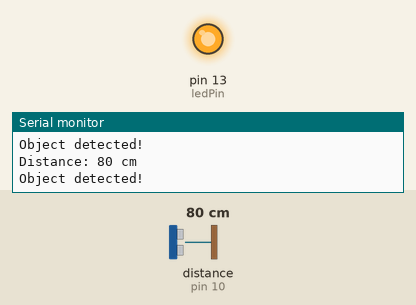
Recording of a sketch running on a simulated Arduino Uno, built with avr-gcc and run on an emulated ATmega328P. Parts: output pins drawn as LEDs (lit = HIGH), the last lines printed to the serial monitor. Wiring (inferred from the names in the program): ultrasonic range finder: trigger pin 9; echo pin 10. The inputs (shaded band) are chosen by the test bench; at power-on: distance to the obstacle (sensor on pin 10) 80 cm. The echo pulse lasts 58.3 µs per cm; pins used as bus, display or sensor lines are not drawn.

Above: at 1.8 s.
1.9 s: distance to the obstacle (sensor on pin 10) set to 95 cm
3.4 s: distance to the obstacle (sensor on pin 10) set to 103 cm
At 5.2 s:
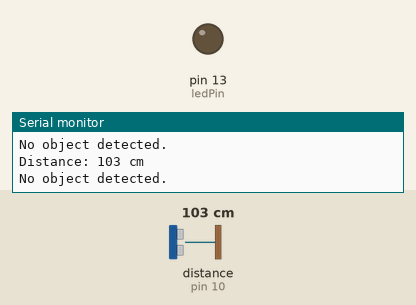
5.5 s: distance to the obstacle (sensor on pin 10) set to 2 cm
At 7.1 s:
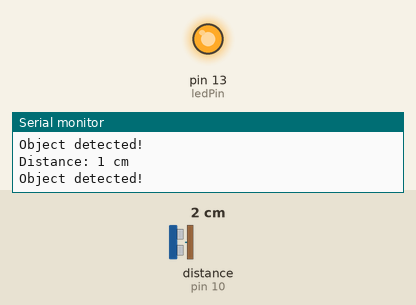
7.5 s: distance to the obstacle (sensor on pin 10) set to 120 cm
At 8.9 s:
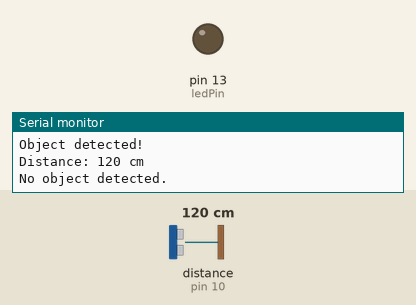
Timing chart, 0 to 10.5 s (numbered marks = the images above; inputs shaded):
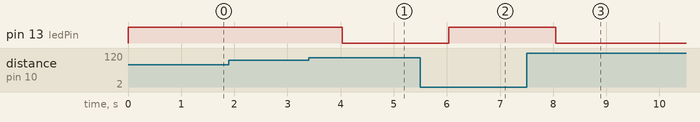

The sketch:

Sense-Think-Act_Board.ino
```cpp
/* This code is made by Anneshu Nag, Student ID- 2201994760*/
/* Sense-Think-Act Board using Ultrasonic Motion Sensor */

const int triggerPin = 9;  // Trigger pin for ultrasonic sensor
const int echoPin = 10;    // Echo pin for ultrasonic sensor
const int ledPin = 13;     // Built-in LED pin

void setup() {
  Serial.begin(9600);      // Initialize serial communication
  pinMode(triggerPin, OUTPUT);
  pinMode(echoPin, INPUT);
  pinMode(ledPin, OUTPUT);
}

void loop() {
  digitalWrite(triggerPin, LOW);
  delayMicroseconds(2);
  digitalWrite(triggerPin, HIGH);
  delayMicroseconds(10);
  digitalWrite(triggerPin, LOW);

  long duration = pulseIn(echoPin, HIGH);  // Measure the pulse duration from the ultrasonic sensor
  int distance = duration / 58;           // Convert the pulse duration to distance in centimeters

  Serial.print("Distance: ");
  Serial.print(distance);
  Serial.println(" cm");

  if (distance < 100) {
    Serial.println("Object detected!");  // Print detection status to Serial Monitor
    digitalWrite(ledPin, HIGH);          // Turn on the LED
  } else {
    Serial.println("No object detected.");  // Print detection status to Serial Monitor
    digitalWrite(ledPin, LOW);              // Turn off the LED
  }

  delay(1000);  // Add a small delay for stability
}
```

Measured:
- the behaviour switches between 99 and 100 cm on distance to the obstacle (sensor on pin 10) (found by bisection; images 0 and 1)
- after the input at 3.4 s, pin 13 (ledPin): HIGH → LOW after 0.63 s
- after the input at 5.5 s, pin 13 (ledPin): LOW → HIGH after 0.54 s
- after the input at 7.5 s, pin 13 (ledPin): HIGH → LOW after 0.55 s
